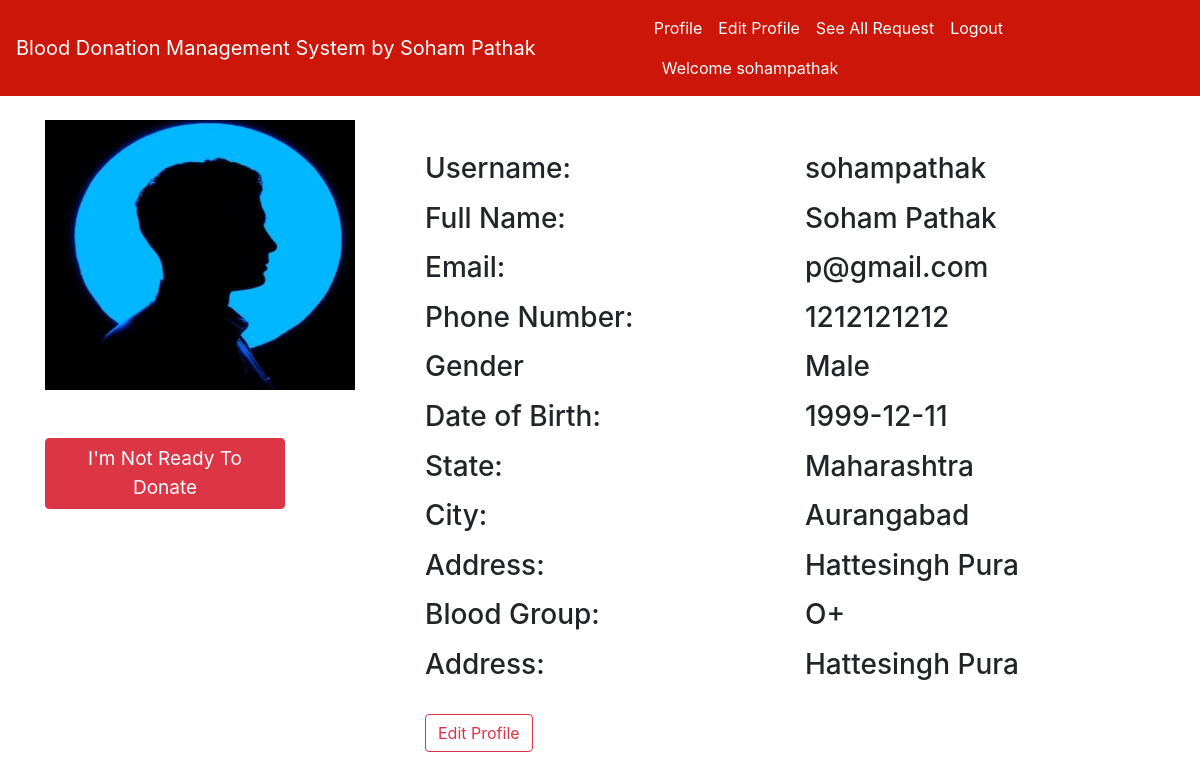
/profile/ (signed in), run on the app's committed database.
### home/models.py (models this page shows, shortened)
class Donor(models.Model):
    donor = models.OneToOneField(User, on_delete=models.CASCADE, blank=True, null=True)
    date_of_birth = models.CharField(max_length=100)
    phone = models.CharField(max_length=10)
    city = models.CharField(max_length=100)
    state = models.CharField(max_length=100)
    address = models.TextField(max_length=500, default="")
    blood_group = models.ForeignKey(BloodGroup, on_delete=models.CASCADE)
    gender = models.CharField(max_length=10)
    image = models.ImageField(upload_to="")
    ready_to_donate = models.BooleanField(default=True)

class BloodGroup(models.Model):
    name = models.CharField(max_length=5)
    def __str__(self):
        return self.name

### home/views.py (the view)
# urls.py: path('profile/', views.profile, name='profile'),
@login_required(login_url = '/login')
def profile(request):
    donor_profile = Donor.objects.get(donor=request.user)
    return render(request, "profile.html", {'donor_profile':donor_profile})

### home/templates/profile.html (shortened to what this page needs)
{% extends 'base.html' %}
{% block body %}
<div class="container">
    <div class="row">
        <div class="col-md-4">
            <div>
                <img src="{{donor_profile.image.url}}" alt="" width="310px" height="270px">
                <br><br><br>
                {% if donor_profile.ready_to_donate %}
                <a href="/change_status/" class="btn btn-success" style="width: 15rem; font-size: 23px;">I'm Ready To Donate</a>
              {% else %}
                <a href="/change_status/" class="btn btn-danger" style="width: 15rem; font-size: 19px;">I'm Not Ready To Donate</a>
              {% endif %}
            </div>
        </div>
        <div class="col-md-8">
            <div>
                <div>
                    <br>
                    <div class="row mt-2">
                        <div class="col-md-6">
                            <h3>Username:</h3>
                        </div>
                        <div class="col-md-6">
                            <h3>{{user}}</h3>
                        </div>
                    </div>
                    <div class="row mt-2">
                        <div class="col-md-6">
                            <h3>Full Name:</h3>
                        </div>
                        <div class="col-md-6">
                            <h3>{{user.get_full_name}}</h3>
                        </div>
                    </div>
                    <div class="row mt-2">
                        <div class="col-md-6">
                            <h3>Email:</h3>
                        </div>
                        <div class="col-md-6">
                            <h3>{{user.email}}</h3>
                        </div>
                    </div>
                    <div class="row mt-2">
                        <div class="col-md-6">
                            <h3>Phone Number:</h3>
                        </div>
                        <div class="col-md-6">
                            <h3>{{donor_profile.phone}}</h3>
                        </div>
                    </div>
                    <div class="row mt-2">
                        <div class="col-md-6">
                            <h3>Gender</h3>
                        </div>
                        <div class="col-md-6">
                            <h3>{{donor_profile.gender}}</h3>
                        </div>
                    </div>
                    <div class="row mt-2">
                        <div class="col-md-6">
                            <h3>Date of Birth:</h3>
                        </div>
                        <div class="col-md-6">
                            <h3>{{donor_profile.date_of_birth}}</h3>
                        </div>
                    </div>
                    <div class="row mt-2">
                        <div class="col-md-6">
                            <h3>State:</h3>
                        </div>
                        <div class="col-md-6">
                            <h3>{{donor_profile.state}}</h3>
                        </div>
                    </div>
                    <div class="row mt-2">
                        <div class="col-md-6">
                            <h3>City:</h3>
                        </div>
                        <div class="col-md-6">
                            <h3>{{donor_profile.city}}</h3>
                        </div>
                    </div>
                    <div class="row mt-2">
                        <div class="col-md-6">
                            <h3>Address:</h3>
                        </div>
                        <div class="col-md-6">
                            <h3>{{donor_profile.address}}</h3>
                        </div>
                    </div>
                    <div class="row mt-2">
                        <div class="col-md-6">
                            <h3>Blood Group:</h3>
                        </div>
                        <div class="col-md-6">
                            <h3>{{donor_profile.blood_group}}</h3>
                        </div>
                    </div>
                    <div class="row mt-2">
                        <div class="col-md-6">
                            <h3>Address:</h3>
                        </div>
                        <div class="col-md-6">
                            <h3>{{donor_profile.address}}</h3>
                        </div>
                    </div>
                </div>
                <a href="/edit_profile/" class="btn btn-outline-danger mt-4">Edit Profile</a>
            </div>
        </div>
</div>
</div>
{% endblock %}

### home/templates/base.html (shortened to what this page needs)
<!doctype html>
<html lang="en">
<head>
    <link rel="stylesheet" href="https://stackpath.bootstrapcdn.com/bootstrap/4.5.0/css/bootstrap.min.css"
>
</head>
<body>
    <nav class="navbar navbar-expand-lg navbar-dark sticky-top">
        <a class="navbar-brand" href="/">Blood Donation Management System by Soham Pathak</a>
        <div class="collapse navbar-collapse" id="navbarNavAltMarkup">
            <div class="container w-75">
            <div class="navbar-nav">
                {% if request.user.is_authenticated %}
                <a class="nav-item nav-link active" href="/profile/">Profile</a>
                <a class="nav-item nav-link active" href="/edit_profile/">Edit Profile</a>
                <a class="nav-item nav-link active" href="/see_all_request/">See All Request</a>
                <a class="nav-item nav-link active" href="/logout/">Logout</a>
                {% endif %}
            </div>
            {% if request.user.is_authenticated %}
            <a href="#" class="nav-item nav-link active" style="color: white;">Welcome {{request.user}}</a>
            {% endif %}
        </div>
        </div>
    </nav><br>
        {% block body %}
        {% endblock %}
</body>
</html>

### home/templates/base.html (style rules this page uses)
.navbar { background-color: #cc1609; }

### data on the page
Donor: image (picture), phone "1212121212", gender "Male", date_of_birth "1999-12-11", state "Maharashtra", city "Aurangabad", address "Hattesingh Pura", blood_group "O+"

### other printed values
{{ request.user }} "sohampathak"
{{ user }} "sohampathak"
{{ user.get_full_name }} "Soham Pathak"
{{ user.email }} "p@gmail.com"
